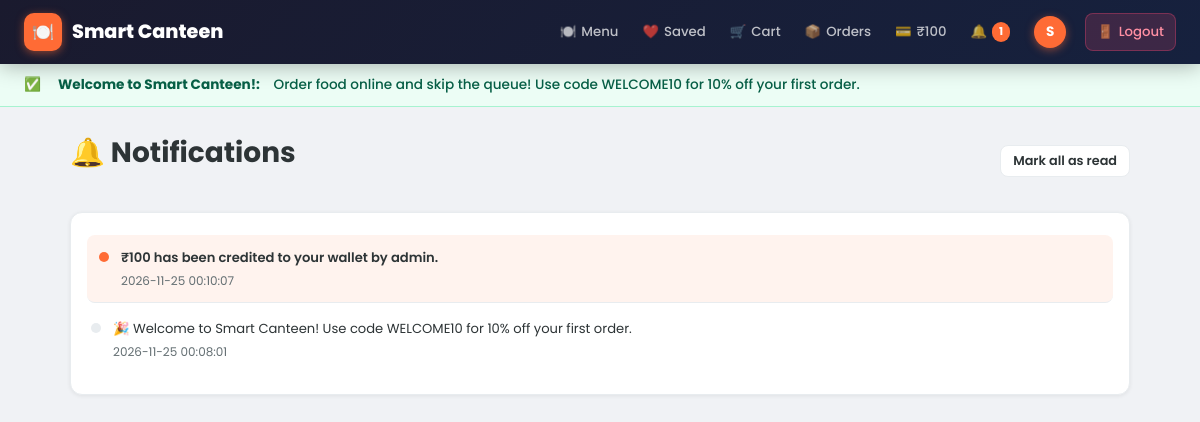
Page /notifications (signed in) on the committed database.
### tables this page shows
CREATE TABLE users(
        id INTEGER PRIMARY KEY AUTOINCREMENT, name TEXT, college_id TEXT,
        email TEXT UNIQUE, password TEXT, role TEXT DEFAULT 'student',
        wallet REAL DEFAULT 0, phone TEXT DEFAULT '', bio TEXT DEFAULT '');

CREATE TABLE announcements(
        id INTEGER PRIMARY KEY AUTOINCREMENT, title TEXT, content TEXT,
        type TEXT DEFAULT 'info', active INTEGER DEFAULT 1,
        created_at TEXT DEFAULT (datetime('now','localtime')));

CREATE TABLE notifications(
        id INTEGER PRIMARY KEY AUTOINCREMENT, user_id INTEGER,
        message TEXT, link TEXT DEFAULT '', is_read INTEGER DEFAULT 0,
        created_at TEXT DEFAULT (datetime('now','localtime')));

### app.py (the view)
@app.route("/notifications")
@login_required
def notifications():
    notifs = many(
        "SELECT * FROM notifications WHERE user_id=? ORDER BY id DESC LIMIT 50",
        (session["uid"],))
    run("UPDATE notifications SET is_read=1 WHERE user_id=?", (session["uid"],))
    return render_template("notifications.html", notifs=notifs)

### app.py (called while the page is built)
def db():
    if "db" not in g:
        g.db = sqlite3.connect(DB)
        g.db.row_factory = sqlite3.Row
        g.db.execute("PRAGMA journal_mode=WAL")
        g.db.execute("PRAGMA foreign_keys=ON")
    return g.db

def one(sql, a=()):
    return db().execute(sql, a).fetchone()

def many(sql, a=()):
    return db().execute(sql, a).fetchall()

def run(sql, a=()):
    c = db().execute(sql, a)
    db().commit()
    return c

def login_required(f):
    @wraps(f)
    def w(*a, **k):
        if "uid" not in session:
            flash("Please sign in to continue.")
            return redirect(url_for("login"))
        return f(*a, **k)
    return w

@app.context_processor
def inject():
    d = {"wallet_bal": 0, "ready_count": 0, "cart_count": 0,
         "unread_notif": 0, "active_announcements": []}
    if session.get("uid"):
        if session.get("role") != "admin":
            u = one("SELECT wallet FROM users WHERE id=?", (session["uid"],))
            if u:
                d["wallet_bal"] = u["wallet"]
            d["ready_count"] = one(
                "SELECT COUNT(*) FROM orders WHERE user_id=? AND status='Ready'",
                (session["uid"],))[0]
            d["cart_count"] = sum(session.get("cart", {}).values())
            d["unread_notif"] = one(
                "SELECT COUNT(*) FROM notifications WHERE user_id=? AND is_read=0",
                (session["uid"],))[0]
        d["active_announcements"] = many(
            "SELECT * FROM announcements WHERE active=1 ORDER BY id DESC LIMIT 3")
    return d

### templates/notifications.html (shortened to what this page needs)
{% extends "base.html" %}
{% block content %}
<div class="page-header">
  <h1>🔔 Notifications</h1>
  {% if notifs %}
  <form method="post" action="/notifications/mark-read">
    <button type="submit" class="btn btn-secondary btn-sm">Mark all as read</button>
  </form>
  {% endif %}
</div>
{% if notifs %}
<div class="card">
  {% for n in notifs %}
  <div class="notif-item {{ 'notif-unread' if not n.is_read }}">
    <div class="notif-dot {{ '' if not n.is_read else 'read' }}"></div>
    <div style="flex:1;">
      <div class="fs-sm {{ 'fw-semi' if not n.is_read }}">
        {% if n.link %}
        <a href="{{ n.link }}" style="color:var(--text);">{{ n.message }}</a>
        {% else %}
        {{ n.message }}
        {% endif %}
      </div>
      <div class="notif-time">{{ n.created_at }}</div>
    </div>
  </div>
  {% endfor %}
</div>
{% else %}
<div class="card text-center" style="padding:60px 20px;">
  <div style="font-size:4rem;margin-bottom:14px;">🔕</div>
  <h2>All caught up!</h2>
  <p class="text-muted">You have no notifications right now.</p>
</div>
{% endif %}
{% endblock %}

### templates/base.html (shortened to what this page needs)
<!DOCTYPE html>
<html lang="en">
<head>
<link rel="stylesheet" href="{{ url_for('static', filename='style.css') }}">
</head>
<body>
<nav class="navbar">
  <a href="/" class="brand">
    <div class="brand-icon">🍽️</div>
    <span>Smart Canteen</span>
  </a>
  <div class="nav-links">
    {% if session.role == 'admin' %}
      <a href="/admin" class="nav-link">📊 Dashboard</a>
      <a href="/admin/orders" class="nav-link">🧾 Orders</a>
      <a href="/admin/menu" class="nav-link">🍽️ Menu</a>
      <a href="/admin/analytics" class="nav-link">📈 Analytics</a>
      <a href="/admin/students" class="nav-link">👨‍🎓 Students</a>
    {% elif session.uid %}
      <a href="/menu" class="nav-link">🍽️ <span>Menu</span></a>
      <a href="/favorites" class="nav-link">❤️ <span>Saved</span></a>
      <a href="/cart" class="nav-link">🛒 <span>Cart</span>
      </a>
      <a href="/orders" class="nav-link">📦 <span>Orders</span></a>
      <a href="/wallet" class="nav-link">💳 <span>₹{{ '%.0f'|format(wallet_bal) }}</span></a>
      <a href="/notifications" class="nav-link">🔔
        {% if unread_notif %}<span class="nav-badge pulse">{{ unread_notif }}</span>{% endif %}
      </a>
      <a href="/profile" class="nav-link">
        <div class="nav-avatar">{{ session.name[0].upper() if session.name else 'U' }}</div>
      </a>
    {% endif %}
    {% if session.uid %}
      <a href="/logout" class="nav-link" title="Sign out" style="margin-left:6px;background:rgba(239,71,111,0.18);color:#FF8FA3;border:1px solid rgba(239,71,111,0.35);">🚪 <span>Logout</span></a>
    {% endif %}
  </div>
</nav>
{% for ann in active_announcements %}
<div class="announcement-bar {{ ann.type }}">
  {% if ann.type == 'success' %}✅{% elif ann.type == 'warning' %}⚠️{% else %}ℹ️{% endif %}
  &nbsp;<strong>{{ ann.title }}:</strong>&nbsp;{{ ann.content }}
</div>
{% endfor %}
{% if session.role == 'admin' %}
<div class="admin-layout">
  <aside class="admin-sidebar">
    <div class="sidebar-section">Overview</div>
    <a href="/admin" class="sidebar-link {{ 'active' if request.endpoint == 'admin_home' }}">📊 Dashboard</a>
    <div class="sidebar-section">Operations</div>
    <a href="/admin/orders" class="sidebar-link {{ 'active' if request.endpoint in ['admin_orders','admin_status','admin_cancel'] }}">🧾 Orders</a>
    <a href="/admin/menu" class="sidebar-link {{ 'active' if request.endpoint in ['admin_menu','admin_edit','admin_restock','admin_toggle','admin_delete'] }}">🍽️ Menu</a>
    <div class="sidebar-section">Insights</div>
    <a href="/admin/analytics" class="sidebar-link {{ 'active' if request.endpoint == 'admin_analytics' }}">📈 Analytics</a>
    <a href="/admin/report" class="sidebar-link {{ 'active' if request.endpoint in ['admin_report','admin_report_csv'] }}">📋 Report</a>
    <div class="sidebar-section">Management</div>
    <a href="/admin/coupons" class="sidebar-link {{ 'active' if request.endpoint in ['admin_coupons','coupon_toggle','coupon_delete'] }}">🏷️ Coupons</a>
    <a href="/admin/students" class="sidebar-link {{ 'active' if request.endpoint in ['admin_students','admin_credit'] }}">👨‍🎓 Students</a>
    <a href="/admin/feedback" class="sidebar-link {{ 'active' if request.endpoint == 'admin_feedback' }}">⭐ Feedback</a>
    <a href="/admin/announcements" class="sidebar-link {{ 'active' if request.endpoint in ['admin_announcements','announcement_toggle','announcement_delete'] }}">📢 Announcements</a>
    <div style="flex:1"></div>
    <div style="padding:10px 12px;">
      <a href="/logout" class="btn btn-secondary btn-sm w-full">🚪 Sign out</a>
    </div>
  </aside>
  <main class="admin-content">
    {{ self.content() }}
  </main>
</div>
{% else %}
{% block wrapper %}
<div class="container">
  {% block content %}{% endblock %}
</div>
{% endblock %}
{% endif %}
</body>
</html>

### static/style.css (style rules this page uses)
:root { --primary: #FF6B35; --primary-dark: #E55A25; --primary-light: #FFF3EE; --secondary: #1A1A2E; --secondary-mid: #16213E; --success: #06D6A0; --success-dark: #05B08A; --success-light: #ECFDF5; --danger: #EF476F; --danger-dark: #D63060; --danger-light: #FEF2F5; --warning: #FFD166; --warning-light: #FFFBEB; --info: #118AB2; --info-light: #EFF6FF; --purple: #8338EC; --purple-light: #F5F3FF; --bg: #F0F2F5; --surface: #FFFFFF; --text: #2D3436; --text-muted: #636E72; --text-light: #B2BEC3; --border: #E8ECEF; --shadow-sm: 0 1px 4px rgba(0,0,0,0.07); --shadow: 0 4px 16px rgba(0,0,0,0.10); --shadow-lg: 0 8px 32px rgba(0,0,0,0.14); --shadow-colored: 0 8px 24px rgba(255,107,53,0.25); --radius-sm: 8px; --radius: 12px; --radius-lg: 20px; --radius-xl: 28px; --transition: 0.2s ease; }
*, *::before, *::after { box-sizing: border-box; margin: 0; padding: 0; }
html { scroll-behavior: smooth; }
body { font-family: 'Poppins', 'Segoe UI', Arial, sans-serif; background: var(--bg); color: var(--text); line-height: 1.6; font-size: 15px; }
a { color: var(--primary); text-decoration: none; transition: color var(--transition); }
h1 { font-size: 1.75rem; font-weight: 700; margin-bottom: 1rem; }
.navbar { background: linear-gradient(135deg, var(--secondary) 0%, var(--secondary-mid) 100%); padding: 0 24px; display: flex; align-items: center; gap: 6px; height: 64px; position: sticky; top: 0; z-index: 1000; box-shadow: 0 2px 20px rgba(0,0,0,0.3); }
.brand { font-size: 1.2rem; font-weight: 800; color: #fff; display: flex; align-items: center; gap: 10px; margin-right: auto; white-space: nowrap; }
.brand-icon { width: 38px; height: 38px; background: var(--primary); border-radius: 10px; display: flex; align-items: center; justify-content: center; font-size: 1.1rem; box-shadow: 0 2px 8px rgba(255,107,53,0.5); }
.nav-links { display: flex; align-items: center; gap: 2px; }
.nav-link { color: rgba(255,255,255,0.72); padding: 7px 11px; border-radius: var(--radius-sm); font-size: 0.83rem; font-weight: 500; transition: all var(--transition); display: flex; align-items: center; gap: 5px; white-space: nowrap; }
.nav-badge { background: var(--primary); color: #fff; font-size: 0.68rem; font-weight: 700; padding: 1px 6px; border-radius: 100px; min-width: 18px; text-align: center; line-height: 1.6; }
.nav-badge.pulse { animation: badge-pulse 2s ease-in-out infinite; }
.nav-avatar { width: 32px; height: 32px; background: var(--primary); border-radius: 50%; display: flex; align-items: center; justify-content: center; color: #fff; font-weight: 700; font-size: 0.85rem; cursor: pointer; transition: transform var(--transition); box-shadow: 0 2px 8px rgba(255,107,53,0.5); }
.announcement-bar { padding: 10px 24px; font-size: 0.85rem; font-weight: 500; display: flex; align-items: center; gap: 10px; }
.announcement-bar.success { background: var(--success-light); color: #065F46; border-bottom: 1px solid #A7F3D0; }
.container { max-width: 1100px; margin: 0 auto; padding: 24px 20px; }
.card { background: var(--surface); border-radius: var(--radius); padding: 20px; box-shadow: var(--shadow-sm); margin-bottom: 16px; border: 1px solid var(--border); transition: box-shadow var(--transition), transform var(--transition); }
.btn { display: inline-flex; align-items: center; gap: 7px; padding: 9px 18px; border-radius: var(--radius-sm); font-size: 0.875rem; font-weight: 600; cursor: pointer; border: none; text-decoration: none; transition: all var(--transition); white-space: nowrap; font-family: inherit; line-height: 1.4; }
.btn-secondary { background: var(--surface); color: var(--text); border: 1.5px solid var(--border); }
.btn-sm { padding: 6px 12px; font-size: 0.8rem; }
.notif-item { display: flex; gap: 12px; padding: 13px 0; border-bottom: 1px solid var(--border); align-items: flex-start; }
.notif-item:last-child { border-bottom: none; }
.notif-dot { width: 10px; height: 10px; border-radius: 50%; background: var(--primary); flex-shrink: 0; margin-top: 5px; }
.notif-dot.read { background: var(--border); }
.notif-time { font-size: 0.75rem; color: var(--text-muted); margin-top: 3px; }
.notif-unread { background: var(--primary-light); border-radius: var(--radius-sm); padding: 12px; margin: 2px -4px; }
.fw-semi { font-weight: 600; }
.fs-sm { font-size: 0.82rem; }
.page-header { display: flex; align-items: center; justify-content: space-between; margin-bottom: 20px; flex-wrap: wrap; gap: 10px; }

### rows in the picture
users: wallet "100"
announcements: title "Welcome to Smart Canteen!", content "Order food online and skip the queue! Use code WELCOME10 for 10% off your first order."
notifications: is_read 0 (drawn), message "₹100 has been credited to your wallet by admin.", created_at "2026-11-25 00:10:07"
notifications: is_read 1 (drawn), message "🎉 Welcome to Smart Canteen! Use code WELCOME10 for 10% off your first order.", created_at "2026-11-25 00:08:01"

### other values in the picture
{{ unread_notif }} "1"
{{ session.name[0].upper() if session.name else 'U' }} "S"
